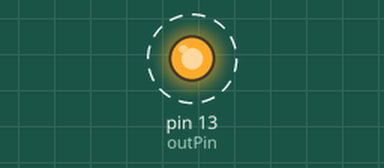
Recording of a sketch running on a simulated Arduino Uno, built with avr-gcc and run on an emulated ATmega328P. Shown: output pins drawn as LEDs (lit = HIGH). Dashed ring = blinking.

Above: at 0.2 s.
Timing chart, 0 to 3.0 s (numbered marks = the images above):
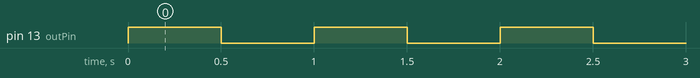

Measured:
- by itself, pin 13 (outPin): alternates HIGH for 0.50 s and LOW for 0.50 s

The sketch:

delayMicrosecons.ino
```cpp
int outPin = 13;                 // digital pin 8

void setup()
{
  pinMode(outPin, OUTPUT);      // sets the digital pin as output
}

void loop()
{
  digitalWrite(outPin, HIGH);   // sets the pin on
  for(int i=0; i<50; i++)
  {
    delayMicroseconds(10000);        // pausa por 0.01segundo
  }
  digitalWrite(outPin, LOW);    // sets the pin off
  for(int i=0; i<50; i++)
  {
    delayMicroseconds(10000);        // pausa por 0.01segundo
  }
}
```
